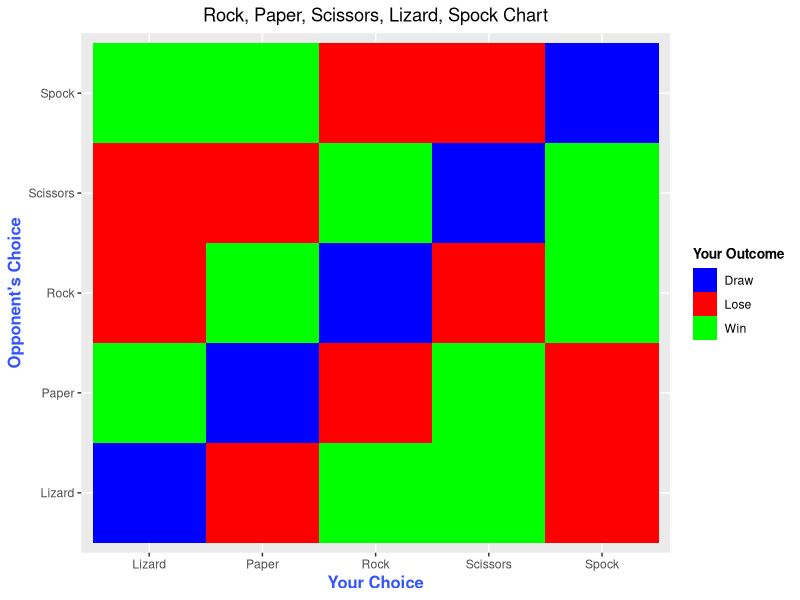
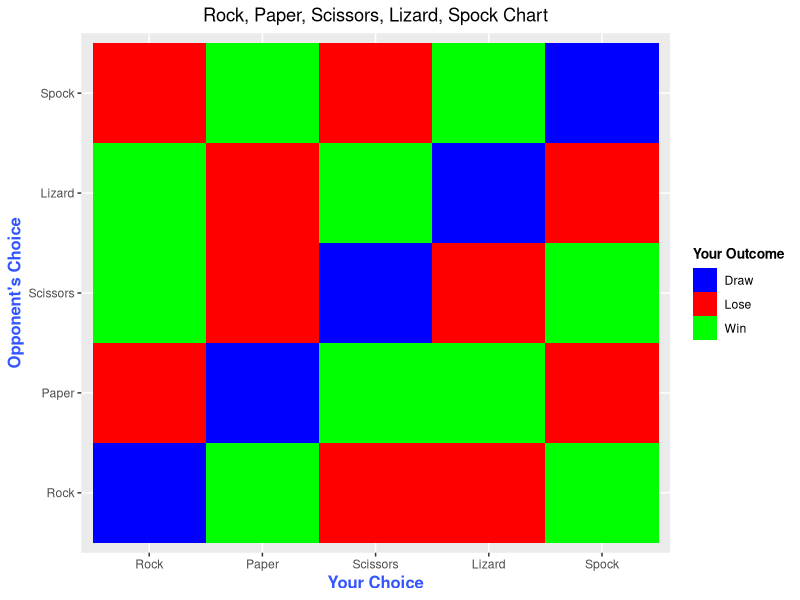

Reproduce these figures in R, in order.
## ---- chunk 1
# Create empty table:

dataTable <- matrix(data = NA, nrow = 25, ncol = 3, byrow = TRUE)

dataTable <- as.data.frame(dataTable)
## ---- chunk 2
colnames(dataTable) <- c("You", "Opponent", "Outcome")
## ---- chunk 3
# Fill in columns

dataTable[, 1] <- c(rep("Rock", 5), rep("Paper", 5), rep("Scissors", 5), 
rep("Lizard", 5), rep("Spock", 5))

dataTable[, 2] <- c(rep(c("Rock", "Paper", "Scissors", "Lizard", "Spock"), 5))

# Check:

dataTable
## ---- chunk 4
# Filling In The Outcome Column:

outcome_col <- c("Draw", "Lose", "Win", "Win", "Lose",
"Win", "Draw", "Lose", "Lose", "Win",
"Lose", "Win", "Draw", "Win", "Lose",
"Lose", "Win", "Lose", "Draw", "Win",
"Win", "Lose", "Win", "Lose", "Draw")


# Place outcome_col as third column and convert as factors:

dataTable[, 3] <- as.factor(outcome_col)
## ---- chunk 5
# Check again:

dataTable

str(dataTable)
## ---- chunk 6
library(ggplot2)
## ---- chunk 7
# Creating the Rock, Paper, Scissors Matrix Plot:

ggplot(dataTable,aes(x = dataTable[, 1],y = dataTable[, 2],fill = dataTable[, 3])) + 
geom_tile() + 
  scale_fill_manual(values = c('blue','red', "green")) +
  labs(x = "Your Choice", y = "Opponent's Choice", 
       title = "Rock, Paper, Scissors, Lizard, Spock Chart", fill = "Your Outcome") + 
  theme(plot.title = element_text(hjust = 0.5), 
        axis.title.x = element_text(face="bold", colour="#3355FF", size = 12),
        axis.title.y = element_text(face="bold", colour="#3355FF", size = 12),
        legend.title = element_text(face="bold", size = 10))
## ---- chunk 8
## Alternate/Faster Way:

library(ggplot2)

choices <- c("Rock", "Paper", "Scissors", "Lizard", "Spock")

dataTable <- expand.grid(choices, choices)

dataTable <- as.data.frame(dataTable)

dataTable
## ---- chunk 9
# Add third column:

dataTable[ , 3] <- NA

# Add column names:

colnames(dataTable) <- c("You", "Opponent", "Outcome")

# Check:

dataTable

# Input third column (outcome) data accordingly:

dataTable[, 3] <- c("Draw", "Win", "Lose", "Lose", "Win",
 "Lose", "Draw", "Win", "Win", "Lose",
 "Win", "Lose", "Draw", "Lose", "Win",
 "Win", "Lose", "Win", "Draw", "Lose",
 "Lose", "Win", "Lose", "Win", "Draw") 

# Place outcome_col as third column and convert as factors:

dataTable[, 3] <- as.factor(dataTable[, 3])

# Check structure:

str(dataTable)

# Check #2:

dataTable
## ---- chunk 10
# Creating the Rock, Paper, Scissors Matrix Plot:

ggplot(dataTable,aes(x = dataTable[, 1],y = dataTable[, 2],fill = dataTable[, 3])) + 
 geom_tile() + 
 scale_fill_manual(values = c('blue','red', "green")) +
 labs(x = "Your Choice", y = "Opponent's Choice", 
 title = "Rock, Paper, Scissors, Lizard, Spock Chart", fill = "Your Outcome") + 
 theme(plot.title = element_text(hjust = 0.5), 
 axis.title.x = element_text(face="bold", colour="#3355FF", size = 12),
 axis.title.y = element_text(face="bold", colour="#3355FF", size = 12),
 legend.title = element_text(face="bold", size = 10))
